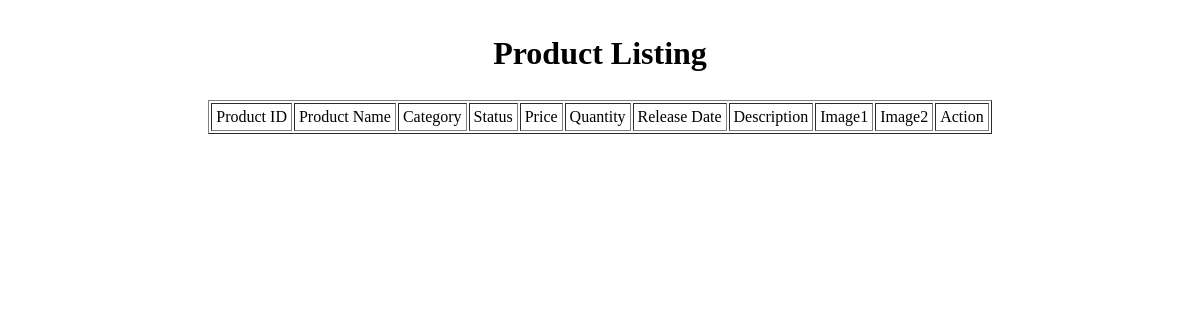
The page /product_listing.php on the database as committed earlier.
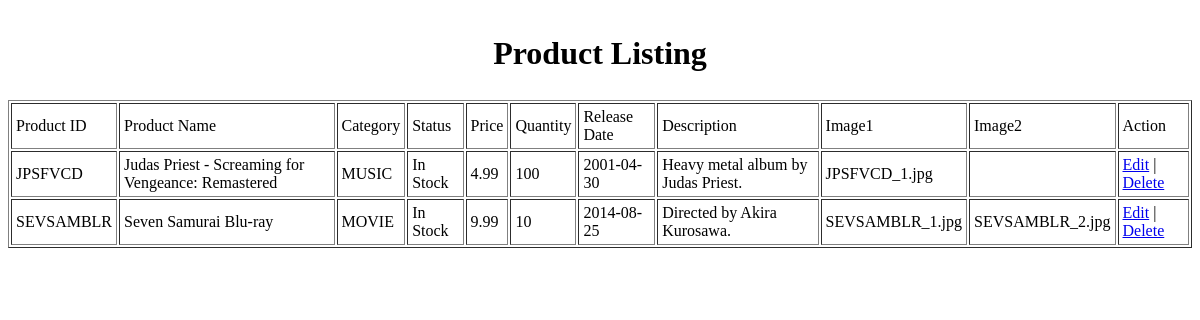
The same page on the database as committed later.
### tables this page shows
CREATE TABLE `product` (
  `product_id` varchar(16) NOT NULL,
  `product_name` varchar(64) DEFAULT NULL,
  `product_price` decimal(16,2) DEFAULT NULL,
  `release_date` date DEFAULT NULL,
  `status` varchar(16) DEFAULT NULL,
  `image1` varchar(255) DEFAULT NULL,
  `image2` varchar(255) DEFAULT NULL,
  `description` varchar(255) DEFAULT NULL,
  `category_category_id` varchar(8) NOT NULL,
  `product_quantity` int(11) DEFAULT NULL
);

### product_listing.php (the view, shortened to what this page needs)
<?php
	require ('include/connect.php');
 ?>
 <!DOCTYPE html>
<html>
<head>
	<link rel="stylesheet" type="text/css" href="style.css">
</head>
<body>
	<form action="product_listing.php" method="post" enctype="multipart/form-data">
	<table align="center" cellpadding="4">
	<tr>
		<td><h1>Product Listing</h1></td>
	</tr>
	</table>
	<table align="center" cellpadding="4" border="1">
	<tr>
		<td>Product ID</td>
		<td>Product Name</td>
		<td>Category</td>
		<td>Status</td>
		<td>Price</td>
		<td>Quantity</td>
		<td>Release Date</td>
		<td>Description</td>
		<td>Image1</td>
		<td>Image2</td>
		<td>Action</td>
		</tr>
		<?php
			$query="SELECT * FROM product ORDER BY status";
			$ret=mysqli_query($con,$query);
			$count=mysqli_num_rows($ret);
			for ($i=0; $i < $count; $i++)
			{
				$row=mysqli_fetch_array($ret);
				$productid=$row['product_id'];
				echo "<tr class='table_row'>";
				echo "<td>" . $row['product_id'] . "</td>";
				echo "<td>" . $row['product_name']. "</td>";
				echo "<td>" . $row['category_category_id']. "</td>";
				echo "<td>" . $row['status'] . "</td>";
				echo "<td>" . $row['product_price']. "</td>";
				echo "<td>" . $row['product_quantity']. "</td>";
				echo "<td>" . $row['release_date']. "</td>";
				echo "<td>" . $row['description']. "</td>";
				echo "<td>" . $row['image1']. "</td>";
				echo "<td>" . $row['image2']. "</td>";
				echo "<td><a href='product_update.php?product_id=$productid'>Edit</a> |
				<a href='product_listing.php?product_id=$productid&Delete'>Delete</a></td>";
				echo "</tr>";
			}
			 ?>
	</table>
	</form>
</body>
</html>

Rows that differ between the two databases and show on the page:
added product: product "JPSFVCD", product_name "Judas Priest - Screaming for Vengeance: Remastered", category_category "MUSIC", status "In Stock", product_price "4.99", product_quantity "100", release_date "2001-04-30", description "Heavy metal album by Judas Priest.", image1 "JPSFVCD_1.jpg"
added product: product "SEVSAMBLR", product_name "Seven Samurai Blu-ray", category_category "MOVIE", status "In Stock", product_price "9.99", product_quantity "10", release_date "2014-08-25", description "Directed by Akira Kurosawa.", image1 "SEVSAMBLR_1.jpg", image2 "SEVSAMBLR_2.jpg"
